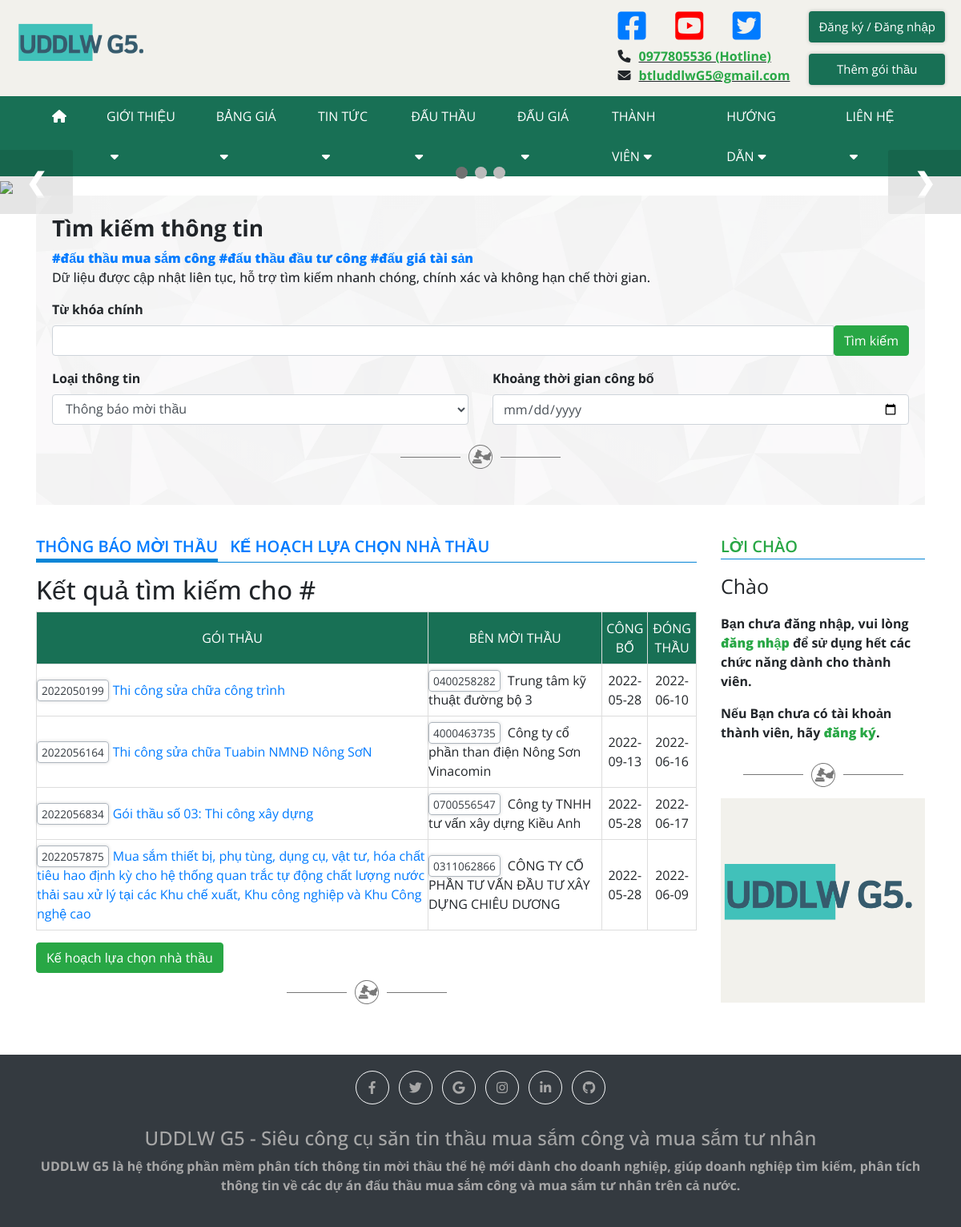
The app's page /Project/search.php with its own data.
### tables this page shows
CREATE TABLE `goithau` (
  `magoithau` varchar(10) NOT NULL,
  `tengoithau` text NOT NULL,
  `madoanhnghiep` varchar(10) NOT NULL,
  `ngaycongbo` date NOT NULL,
  `ngaydongthau` date NOT NULL
);

CREATE TABLE `doanhnghiep` (
  `madoanhnghiep` varchar(10) NOT NULL,
  `tendoanhnghiep` text NOT NULL,
  `diachi` text NOT NULL,
  `email` varchar(255) NOT NULL,
  `sdt` varchar(12) NOT NULL
);

### Project/db/dbhelper.php (called while the page is built, shortened)
<?php
    function executeResult($sql, $onlyOne = false){
        $conn = mysqli_connect(HOST, USERNAME, PASSWORD, DATABASE);
        mysqli_set_charset($conn, 'utf8');
        $resultset = mysqli_query($conn, $sql);
        if($onlyOne){
            $data = mysqli_fetch_array($resultset, 1);
        } else{
            $data = [];
            while (($row = mysqli_fetch_array($resultset, 1)) != null) {
                $data[] = $row;
            }
        }
        return $data;
    }
?>

### Project/search.php (the view, shortened to what this page needs)
<?php
    require 'layouts/header.php';
    require 'layouts/content-top-sidebar.php';
    $keyword = "";
    $search = executeResult("SELECT goithau.*, doanhnghiep.tendoanhnghiep FROM `goithau` INNER JOIN `doanhnghiep` ON goithau.madoanhnghiep = doanhnghiep.madoanhnghiep WHERE `tengoithau` LIKE '%$keyword%'");
?>
<h2>Kết quả tìm kiếm cho #<?php echo $keyword;?></h2>
<div class="tab-content">
                                <div id="bidding" class="tab-pane fade show">
                                    <table class="bidding-table">
                                        <thead>
                                            <tr>
                                                <th>Gói thầu</th>
                                                <th>Bên mời thầu</th>
                                                <th>Công bố</th>
                                                <th>Đóng thầu</th>
                                            </tr>
                                        </thead>
                                        <?php
                                            foreach($search as $item) {
                                                ?>
                                        <tbody>
                                            <tr>
                                                <td class="order-header" data-column="Gói thầu">
                                                    <div>
                                                        <a title="Dịch vụ đại tu giàn Tam Đảo-02 - Mua thiết bị và phụ tùng phục vụ sửa chữa lớn (ĐH VT-223/22-KB)"
                                                            href="detail.php?magoithau=<?php echo $item['magoithau'];?>">
                                                            <span class="bidding-code"><?php echo $item['magoithau'];?></span><?php echo $item['tengoithau'];?>
                                                        </a>
                                                    </div>
                                                </td>
                                                <td data-column="Bên mời thầu">
                                                    <div>
                                                        <span title="Liên doanh Việt Nga Vietsovpetro"
                                                            href="">
                                                            <span class="solicitor-code"><?php echo $item['madoanhnghiep'];?></span> <?php echo $item['tendoanhnghiep'];?>
                                                        </span>
                                                    </div>
                                                </td>
                                                <td class="text-center" data-column="Công bố">
                                                    <div><?php echo $item['ngaycongbo'];?></div>
                                                </td>
                                                <td class="text-center" data-column="Đóng thầu">
                                                    <div><?php echo $item['ngaydongthau'];?></div>
                                                </td>
                                            </tr>
                                        </tbody>
                                        <?php
                                            }
                                                ?>
                                    </table>
                                    <div class="d-flex">
                                        <a class="btn btn-success act-plan data-pc" href="#" data-href="plan">Kế hoạch
                                            lựa chọn
                                            nhà thầu</a>
                                    </div>
                                </div>
<?php
    require 'layouts/sidebar-right.php';
    require 'layouts/footer.php';
?>

### Project/public/css/main.css (style rules this page uses)
body { font-family: 'Open Sans', sans-serif; font-weight: 400; }
.show { display: block !important; }
.fade { animation-name: fade; animation-duration: 1.5s; }
.data-pc { display: block; }
table.bidding-table { width: 100%; border-collapse: collapse; margin: 0 auto 15px; }
table.bidding-table td, table.bidding-table th { padding: 8px 0px; border: 1px solid #ddd; font-size: 16px; }
table.bidding-table th { background-color: #187055;; text-align: center; text-transform: uppercase; color: #fff; font-weight: normal; }
.bidding-code, .solicitor-code ,.plan-code { font-size: 85%; padding: 3px 5px; border-width: 1px; border-style: solid; border-color: #adb5bd !important; border-radius: 4px; margin-right: 5px; color: #343a40 !important; background-color: #fff; background-image: linear-gradient(to bottom, rgba(255, 255, 255, 0.8) 0%, rgba(255, 255, 255, 0.3) 100%); box-shadow: 0 0px 4px rgb(0 0 0 / 15%); white-space: nowrap; }

### records on screen
goithau: magoithau "2022050199", tengoithau "Thi công sửa chữa công trình", madoanhnghiep "0400258282", madoanhnghiep.tendoanhnghiep "Trung tâm kỹ thuật đường bộ 3", ngaycongbo "2022-05-28", ngaydongthau "2022-06-10"
goithau: magoithau "2022056164", tengoithau "Thi công sửa chữa Tuabin NMNĐ Nông SơN", madoanhnghiep "4000463735", madoanhnghiep.tendoanhnghiep "Công ty cổ phần than điện Nông Sơn Vinacomin", ngaycongbo "2022-09-13", ngaydongthau "2022-06-16"
goithau: magoithau "2022056834", tengoithau "Gói thầu số 03: Thi công xây dựng", madoanhnghiep "0700556547", madoanhnghiep.tendoanhnghiep "Công ty TNHH tư vấn xây dựng Kiều Anh", ngaycongbo "2022-05-28", ngaydongthau "2022-06-17"
goithau: magoithau "2022057875", tengoithau "Mua sắm thiết bị, phụ tùng, dụng cụ, vật tư, hóa chất tiêu hao định kỳ cho hệ thống quan trắc tự động chất lượng nước thải sau xử lý tại các Khu chế xuất, Khu công nghiệp và Khu Công nghệ cao", madoanhnghiep "0311062866", madoanhnghiep.tendoanhnghiep "CÔNG TY CỔ PHẦN TƯ VẤN ĐẦU TƯ XÂY DỰNG CHIÊU DƯƠNG", ngaycongbo "2022-05-28", ngaydongthau "2022-06-09"
